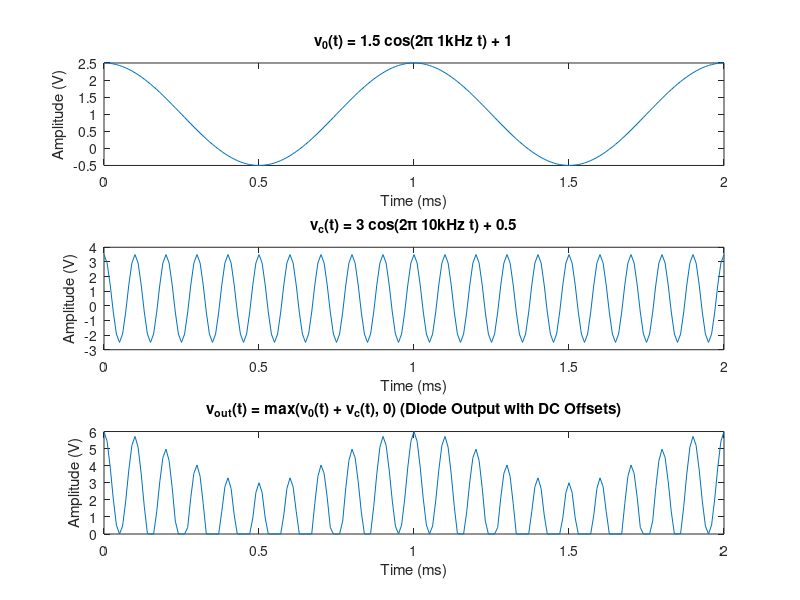

This chart was generated by the following MATLAB code: (Note: this script raises an error after producing the figure.)
% Parameters
fs = 100e3;              % Sampling frequency (Hz)
t = 0:1/fs:2e-3;         % Time vector (2 ms)
V0 = 1.5;                % Amplitude of v0 (V)
Vc = 3;                  % Amplitude of vc (V)
f0 = 1e3;                % Frequency of v0 (Hz)
fc = 10e3;               % Frequency of vc (Hz)
dc0 = 1;                 % DC offset for v0 (V)
dcc = 0.5;               % DC offset for vc (V)

% Input signals with DC offsets
v0 = V0 * cos(2*pi*f0*t) + dc0;
vc = Vc * cos(2*pi*fc*t) + dcc;
v1 = v0 + vc;

% Diode model: ideal half-wave rectifier (output = v1 if v1 > 0, else 0)
vout = max(v1, 0);

% Plot
figure;
subplot(3,1,1);
plot(t*1e3, v0);
title('v_0(t) = 1.5 cos(2\pi 1kHz t) + 1');
xlabel('Time (ms)'); ylabel('Amplitude (V)');

subplot(3,1,2);
plot(t*1e3, vc);
title('v_c(t) = 3 cos(2\pi 10kHz t) + 0.5');
xlabel('Time (ms)'); ylabel('Amplitude (V)');

subplot(3,1,3);
plot(t*1e3, vout);
title('v_{out}(t) = max(v_0(t) + v_c(t), 0) (Diode Output with DC Offsets)');
xlabel('Time (ms)'); ylabel('Amplitude (V)');

sgtitle('Mixer Output with Diode and DC Offsets');
